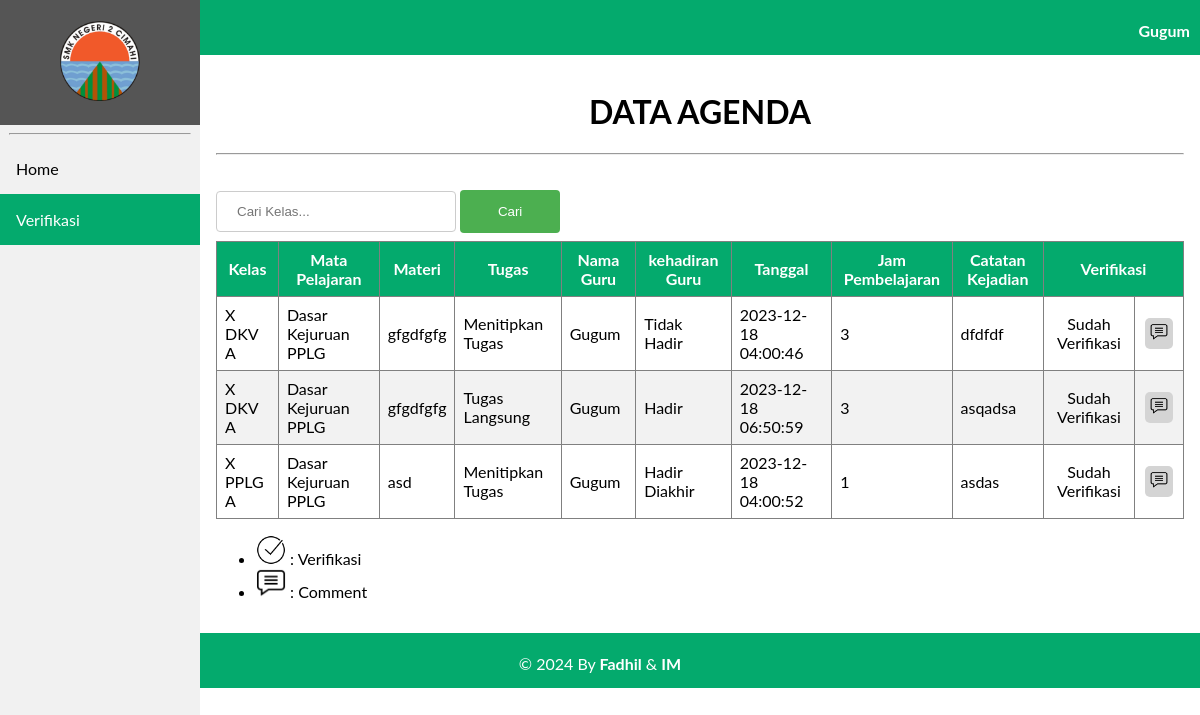
The app's page /agenda/verifikasi.php?id=198111032008011005, older data.
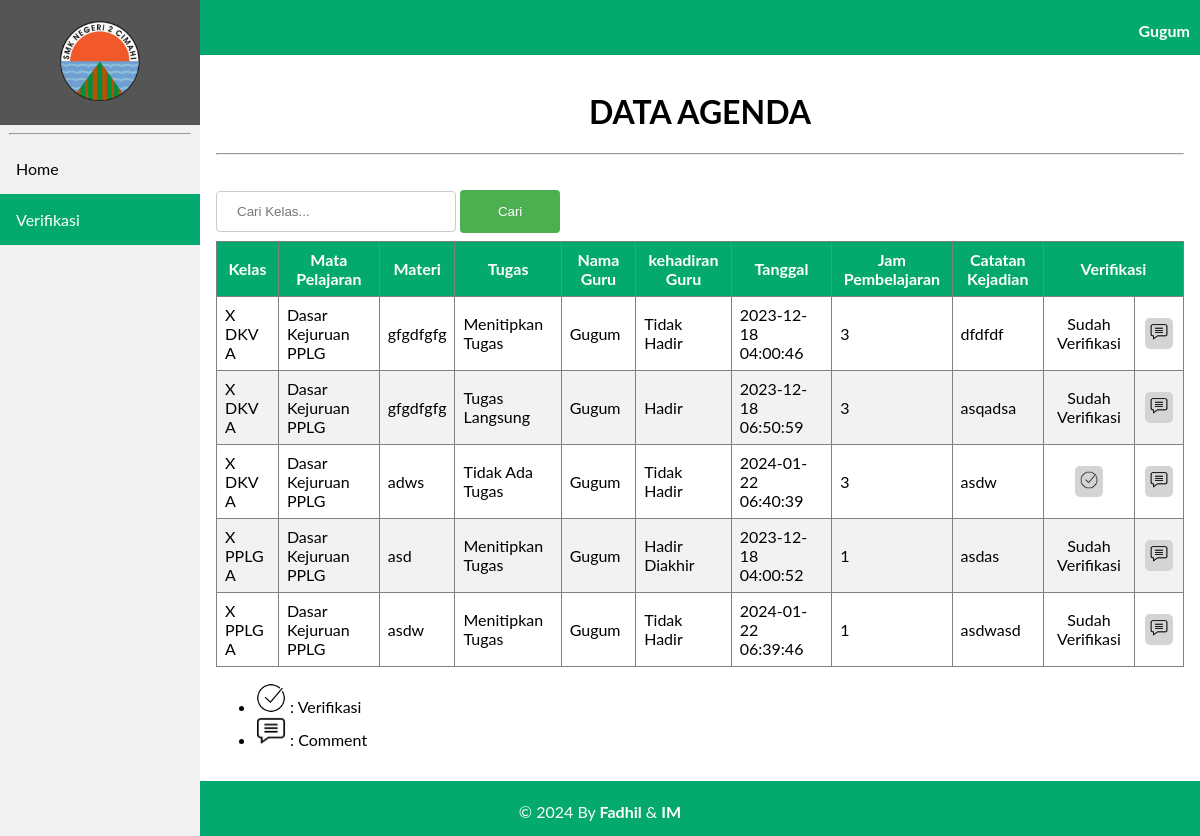
The same page, newer data.
### tables this page shows
CREATE TABLE `tb_guru` (
  `nip` varchar(18) NOT NULL,
  `id_mapel` varchar(6) NOT NULL,
  `nama_guru` varchar(100) NOT NULL,
  `password` varchar(100) NOT NULL,
  `role` int(11) NOT NULL
);

CREATE TABLE `tb_agenda` (
  `id_agenda` int(11) NOT NULL,
  `tgl` timestamp NOT NULL DEFAULT current_timestamp() ON UPDATE current_timestamp(),
  `jam_ke` int(11) NOT NULL,
  `nip` varchar(18) NOT NULL,
  `id_kelas` varchar(6) NOT NULL,
  `id_mapel` varchar(6) NOT NULL,
  `tugas` enum('Tugas Langsung','Menitipkan Tugas','Tidak Ada Tugas') NOT NULL,
  `materi` varchar(200) NOT NULL,
  `evaluasi` varchar(200) NOT NULL,
  `kehadiran` enum('Hadir','Tidak Hadir','Hadir Diakhir') NOT NULL,
  `verifikasi` varchar(50) NOT NULL,
  `comment` text NOT NULL
);

CREATE TABLE `tb_kelas` (
  `id_kelas` varchar(6) NOT NULL,
  `nama_kelas` varchar(50) NOT NULL,
  `username` varchar(50) NOT NULL,
  `password` varchar(50) NOT NULL,
  `role` int(11) NOT NULL
);

CREATE TABLE `tb_mapel` (
  `id_mapel` varchar(6) NOT NULL,
  `nama_mapel` varchar(70) NOT NULL
);

### agenda/verifikasi.php (the view, shortened to what this page needs)
<?php
    include 'koneksi.php';
    $nip = $_GET['id'];
    $sql = "SELECT tb_agenda.id_agenda, tb_kelas.nama_kelas, tb_mapel.nama_mapel, tb_agenda.materi, tb_agenda.tugas, tb_guru.nama_guru, tb_agenda.kehadiran,
            tb_agenda.tgl, tb_agenda.jam_ke, tb_agenda.evaluasi, tb_agenda.nip, tb_agenda.verifikasi, tb_agenda.comment FROM tb_agenda INNER JOIN tb_mapel ON tb_agenda.id_mapel = tb_mapel.id_mapel
            INNER JOIN tb_guru ON tb_agenda.nip = tb_guru.nip INNER JOIN tb_kelas ON tb_agenda.id_kelas = tb_kelas.id_kelas WHERE tb_agenda.nip='$nip'";
    $level = mysqli_query($Conn, $sql);
    $sql1 = "SELECT * FROM tb_guru WHERE nip='$nip'";
    $k = mysqli_query($Conn,$sql1);
?>
<!DOCTYPE html>
<html>
<head>
    <link rel="stylesheet" href="navbar.css">
<body>
    <header>
        <div class="sidebar">
            <a href="beranda.php?id=<?= $nip ?>"><center><img src="image/2cmi.PNG" style="width: 80px; padding: 5px;"></center></a>
            <hr  style="width: 90%;">
            <a href="beranda2.php?id=<?= $nip ?>">Home</a>
            <a class="active" href="verifikasi.php?id=<?= $nip ?>">Verifikasi</a>
        </div>
    </header>
    <div class="head">
        <?php
              foreach($k as $nama){ ?>
              <p style="margin-right: 10px;"><b><?= $nama['nama_guru'] ?></b></p>
            <?php
              }
          ?>
    </div>
    <div class="content">
    <center>
<h1>DATA AGENDA</h1><hr> </center>
<br>
<form action="search_verifikasi.php" method="POST">
    <input type="text" name="search" placeholder="Cari Kelas...">
    <input type="submit" name="submit" value="Cari">
</form>
<center>
<table border="1" cellspacing="0" cellpadding = "10px">
    <thead>
        <tr>
            <th>Kelas</th>
            <th>Mata Pelajaran</th>
            <th>Materi</th>
            <th>Tugas </th>
            <th>Nama Guru</th>
            <th>kehadiran Guru</th>
            <th>Tanggal </th>
            <th>Jam Pembelajaran </th>
            <th>Catatan Kejadian </th>
            <th colspan="2">Verifikasi</th>
        </tr>
    </thead>
    <tbody>
    <?php foreach ($level as $row) : ?>
            <tr>
                <td><?= $row["nama_kelas"];?></td>
                <td><?= $row["nama_mapel"];?></td>
                <td><?= $row["materi"];?></td>
                <td><?= $row["tugas"];?></td>
                <td><?= $row["nama_guru"];?></td>
                <td><?= $row["kehadiran"];?></td>
                <td><?= $row["tgl"];?></td>
                <td><?= $row["jam_ke"];?></td>
                <td><?= $row["evaluasi"];?></td>
                <?php
                    $status = $row['verifikasi'];
                    if($status == "Sudah Verifikasi"){ ?>
                        <td><center><?= $status;?></center></td>
                        <td><a href="comment.php?id=<?= $row["id_agenda"]; ?>&nip=<?= $nip;?>" style="text-decoration: none;""><button class="btn"><img src="image/comment.PNG" width="18px"></button></a></td>
                <?php
                    }else{
                        if($row['kehadiran'] != "Hadir" && $row['comment'] == ""){
                ?>
                    <td>Isi Comment Terlebih Dahulu!</td>
                    <td><center><a href="comment.php?id=<?= $row["id_agenda"]; ?>&nip=<?= $nip;?>" style="text-decoration: none;""><button class="btn"><img src="image/comment.PNG" width="18px"></button></a></center></td>
                <?php
                        }else{ ?>
                     <td><center><a href="proses_verifikasi.php?id=<?= $row["id_agenda"]; ?>&nip=<?= $row["nip"];?>" style="text-decoration: none;"><button class="btn"><img src="image/ceklis.PNG" width="18px"></button></a></center></td>
                        <td><center><a href="comment.php?id=<?= $row["id_agenda"]; ?>&nip=<?= $nip;?>" style="text-decoration: none;""><button class="btn"><img src="image/comment.PNG" width="18px"></button></a></center></td>
                <?php
                        }
                    }
                ?>
            </tr>
            <?php endforeach ;
            ?>
    </tbody>
</table>
    </center>
<ul>
    <li>
        <img src="image/ceklis.PNG" width="30px"> :
        Verifikasi
    </li>
    <li>
        <img src="image/comment.PNG" width="30px"> :
        Comment
        </li>
</ul>
</div>
<div class="footer">
        <p>&copy; 2024 By <b>Fadhil</b> & <b>IM</b></p>
    </div>

### agenda/navbar.css (style rules this page uses)
body { margin: 0; font-family: "Lato", sans-serif; }
.sidebar { margin: 0; padding: 0; width: 200px; background-color: #f1f1f1; position: fixed; height: 100%; overflow: auto; }
.sidebar a { display: block; color: black; padding: 16px; text-decoration: none; }
.sidebar a.active { background-color: #04AA6D; color: white; }
div.content { margin-left: 200px; padding: 16px; min-height: 515px; }
.head { width: 100%; height: 50px; padding-top: 5px; text-align: right; color: white; background-color: #04AA6D; }
.footer { width: 100%; height: 50px; background-color: #04AA6D; bottom: 0; text-align: center; color: white; padding-top: 5px; }

### agenda/verifikasi.php (style rules this page uses)
table { border-collapse: collapse; width: 100%; }
th, td { padding: 8px; }
tr:nth-child(even) { background-color: #f2f2f2 }
th { background-color: #04AA6D; color: white; text-align: center; }
.btn { background-color: #d4d4d4; border: none; color: black; padding: 5px; text-align: center; font-size: 13px; margin: 4px 2px; transition: 0.3s; border-radius: 5px; }
input[type=text] { width: 240px; padding: 12px 20px; margin: 8px 0; display: inline-block; border: 1px solid #ccc; border-radius: 4px; box-sizing: border-box; }
input[type=submit] { width: 100px; background-color: #4CAF50; color: white; padding: 14px 20px; margin: 8px 0; border: none; border-radius: 4px; cursor: pointer; }

Row changes from the older to the newer data that the page shows:
added tb_agenda: id_kelas.nama_kelas "X DKV A", id_mapel.nama_mapel "Dasar Kejuruan PPLG", materi "adws", tugas "Tidak Ada Tugas", nip.nama_guru "Gugum", kehadiran "Tidak Hadir", tgl "2024-01-22 06:40:39", jam_ke "3", evaluasi "asdw"
added tb_agenda: id_kelas.nama_kelas "X PPLG A", id_mapel.nama_mapel "Dasar Kejuruan PPLG", materi "asdw", tugas "Menitipkan Tugas", nip.nama_guru "Gugum", kehadiran "Tidak Hadir", tgl "2024-01-22 06:39:46", jam_ke "1", evaluasi "asdwasd", verifikasi "Sudah Verifikasi"
